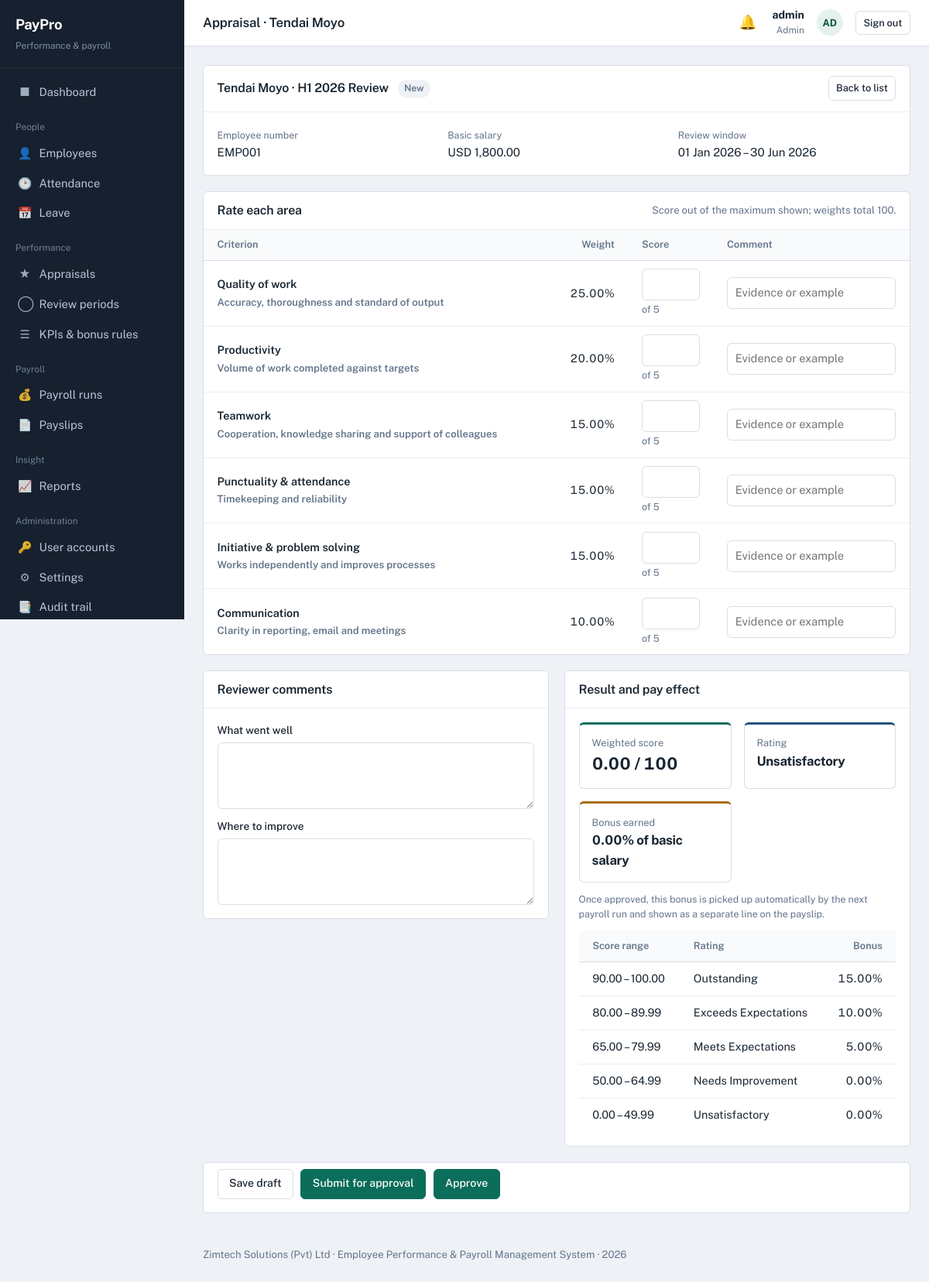
Screenshot of /modules/performance/appraise.php?employee_id=1&period_id=1 (signed in) with the database file from the repository.
### tables this page shows
CREATE TABLE employees (
  employee_id     INT AUTO_INCREMENT PRIMARY KEY,
  emp_number      VARCHAR(20) NOT NULL UNIQUE,
  first_name      VARCHAR(50) NOT NULL,
  last_name       VARCHAR(50) NOT NULL,
  national_id     VARCHAR(25) UNIQUE,
  date_of_birth   DATE,
  gender          ENUM('Male','Female','Other') DEFAULT 'Other',
  email           VARCHAR(100) UNIQUE,
  phone           VARCHAR(25),
  address         VARCHAR(200),
  department_id   INT,
  position_id     INT,
  manager_id      INT NULL,
  hire_date       DATE NOT NULL,
  employment_type ENUM('Permanent','Contract','Intern','Part-time') DEFAULT 'Permanent',
  basic_salary    DECIMAL(12,2) NOT NULL DEFAULT 0,
  housing_allowance   DECIMAL(12,2) NOT NULL DEFAULT 0,
  transport_allowance DECIMAL(12,2) NOT NULL DEFAULT 0,
  bank_name       VARCHAR(60),
  bank_account    VARCHAR(40),
  nssa_number     VARCHAR(30),
  tax_number      VARCHAR(30),
  status          ENUM('Active','Suspended','Terminated') DEFAULT 'Active',
  created_at      TIMESTAMP DEFAULT CURRENT_TIMESTAMP,
  CONSTRAINT fk_emp_dept  FOREIGN KEY (department_id) REFERENCES departments(department_id) ON DELETE SET NULL,
  CONSTRAINT fk_emp_pos   FOREIGN KEY (position_id)   REFERENCES positions(position_id)   ON DELETE SET NULL,
  CONSTRAINT fk_emp_mgr   FOREIGN KEY (manager_id)    REFERENCES employees(employee_id)   ON DELETE SET NULL
);

CREATE TABLE appraisal_periods (
  period_id  INT AUTO_INCREMENT PRIMARY KEY,
  name       VARCHAR(60) NOT NULL,
  start_date DATE NOT NULL,
  end_date   DATE NOT NULL,
  status     ENUM('Open','Closed') DEFAULT 'Open'
);

CREATE TABLE kpi_criteria (
  criteria_id INT AUTO_INCREMENT PRIMARY KEY,
  name        VARCHAR(80) NOT NULL,
  description VARCHAR(250),
  weight      DECIMAL(5,2) NOT NULL DEFAULT 20.00,   
  max_score   INT NOT NULL DEFAULT 5,
  active      TINYINT(1) DEFAULT 1
);

CREATE TABLE bonus_rules (
  rule_id     INT AUTO_INCREMENT PRIMARY KEY,
  min_score   DECIMAL(5,2) NOT NULL,
  max_score   DECIMAL(5,2) NOT NULL,
  rating      VARCHAR(40) NOT NULL,
  bonus_percentage DECIMAL(5,2) NOT NULL
);

### includes/functions.php (called while the page is built, shortened)
<?php
function e($value): string {
    return htmlspecialchars((string)$value, ENT_QUOTES, 'UTF-8');
}
function url(string $path = ''): string {
    return BASE_URL . '/' . ltrim($path, '/');
}
function money($amount): string {
    return number_format((float)$amount, 2);
}
function fdate($date, string $format = 'd M Y'): string {
    return date($format, strtotime($date));
}
function user_role(): string {
    return $_SESSION['user']['role_name'] ?? '';
}
function has_role($roles): bool {
    $roles = (array)$roles;
    return in_array(user_role(), $roles, true);
}
function setting(string $key, $default = null) {
    global $pdo;
    static $cache = null;
    if ($cache === null) {
        $cache = [];
        foreach ($pdo->query('SELECT setting_key, setting_value FROM settings') as $row) {
            $cache[$row['setting_key']] = $row['setting_value'];
        }
    }
    return $cache[$key] ?? $default;
}

### modules/performance/appraise.php (the view, shortened to what this page needs)
<?php
require_once dirname(__DIR__, 2) . '/config/config.php';
$employeeId  = (int)($_GET['employee_id'] ?? 0);
$periodId    = (int)($_GET['period_id'] ?? 0);
$isOfficer   = has_role(['admin','hr','manager']);
$criteria = $pdo->query('SELECT * FROM kpi_criteria WHERE active = 1 ORDER BY criteria_id')->fetchAll();
$rules    = $pdo->query('SELECT * FROM bonus_rules ORDER BY min_score DESC')->fetchAll();
$appraisal = null;
$stmt = $pdo->prepare('SELECT * FROM employees WHERE employee_id = ?');
$stmt->execute([$employeeId]);
$employee = $stmt->fetch();
$stmt = $pdo->prepare('SELECT * FROM appraisal_periods WHERE period_id = ?');
$stmt->execute([$periodId]);
$period = $stmt->fetch();
$scores = [];
$readOnly  = !$isOfficer || ($appraisal && $appraisal['status'] === 'Approved' && !has_role(['admin','hr']));
$cur       = setting('currency', 'USD');
include APP_ROOT . '/includes/header.php';
?>
<section class="panel">
  <div class="panel-head">
    <h2><?= e($employee['first_name'] . ' ' . $employee['last_name']) ?> &middot; <?= e($period['name'] ?? 'No period') ?></h2>
    <?= $appraisal ? status_badge($appraisal['status']) : '<span class="badge neutral">New</span>' ?>
    <a class="btn secondary small" href="<?= url('modules/performance/index.php?period_id=' . $periodId) ?>">Back to list</a>
  </div>
  <div class="panel-body grid-3">
    <div><span class="hint">Employee number</span><br><?= e($employee['emp_number']) ?></div>
    <div><span class="hint">Basic salary</span><br><?= e($cur) ?> <?= money($employee['basic_salary']) ?></div>
    <div><span class="hint">Review window</span><br><?= fdate($period['start_date'] ?? null) ?> &ndash; <?= fdate($period['end_date'] ?? null) ?></div>
  </div>
</section>
<form method="post">
  <section class="panel">
    <div class="panel-head"><h2>Rate each area</h2>
      <span class="small muted">Score out of the maximum shown; weights total 100.</span>
    </div>
    <div class="table-wrap">
      <table class="data">
        <thead><tr><th>Criterion</th><th class="num">Weight</th><th style="width:110px">Score</th><th>Comment</th></tr></thead>
        <tbody>
        <?php foreach ($criteria as $c): $s = $scores[$c['criteria_id']] ?? null; ?>
          <tr>
            <td class="strong"><?= e($c['name']) ?><br><span class="small muted"><?= e($c['description']) ?></span></td>
            <td class="num"><?= money($c['weight']) ?>%</td>
            <td>
              <input type="number" class="kpi-score" step="0.5" min="0" max="<?= (int)$c['max_score'] ?>"
                     data-max="<?= (int)$c['max_score'] ?>" data-weight="<?= (float)$c['weight'] ?>"
                     name="score[<?= $c['criteria_id'] ?>]"
                     value="<?= $s ? e($s['score']) : '' ?>" <?= $readOnly ? 'readonly' : '' ?>>
              <span class="hint">of <?= (int)$c['max_score'] ?></span>
            </td>
            <td><input type="text" name="remark[<?= $c['criteria_id'] ?>]" value="<?= $s ? e($s['remark']) : '' ?>"
                       placeholder="Evidence or example" <?= $readOnly ? 'readonly' : '' ?>></td>
          </tr>
        <?php endforeach; ?>
        </tbody>
      </table>
    </div>
  </section>
  <div class="grid-2">
    <section class="panel">
      <div class="panel-head"><h2>Reviewer comments</h2></div>
      <div class="panel-body stack">
        <div class="field">
          <label for="strengths">What went well</label>
          <textarea id="strengths" name="strengths" <?= $readOnly ? 'readonly' : '' ?>><?= e($appraisal['strengths'] ?? '') ?></textarea>
        </div>
        <div class="field">
          <label for="improvements">Where to improve</label>
          <textarea id="improvements" name="improvements" <?= $readOnly ? 'readonly' : '' ?>><?= e($appraisal['improvements'] ?? '') ?></textarea>
        </div>
      </div>
    </section>
    <section class="panel">
      <div class="panel-head"><h2>Result and pay effect</h2></div>
      <div class="panel-body">
        <div class="metrics" style="margin:0">
          <div class="metric">
            <div class="label">Weighted score</div>
            <div class="value" id="liveScore" style="font-size:1.35rem"><?= $appraisal ? money($appraisal['total_score']) . ' / 100' : '0.00 / 100' ?></div>
          </div>
          <div class="metric blue">
            <div class="label">Rating</div>
            <div class="value" id="liveRating" style="font-size:1.05rem"><?= e($appraisal['rating'] ?? '—') ?></div>
          </div>
          <div class="metric gold">
            <div class="label">Bonus earned</div>
            <div class="value" id="liveBonus" style="font-size:1.05rem">
            </div>
          </div>
        </div>
        <p class="hint" style="margin-top:.75rem">
          Once approved, this bonus is picked up automatically by the next payroll run and
          shown as a separate line on the payslip.
        </p>
        <div class="table-wrap">
          <table class="data">
            <thead><tr><th>Score range</th><th>Rating</th><th class="num">Bonus</th></tr></thead>
            <tbody>
            <?php foreach ($rules as $r): ?>
              <tr>
                <td><?= money($r['min_score']) ?> &ndash; <?= money($r['max_score']) ?></td>
                <td><?= e($r['rating']) ?></td>
                <td class="num"><?= money($r['bonus_percentage']) ?>%</td>
              </tr>
            <?php endforeach; ?>
            </tbody>
          </table>
        </div>
      </div>
    </section>
  </div>
  <?php if (!$readOnly): ?>
  <div class="panel panel-body form-actions">
    <button class="btn secondary" name="save_as" value="Draft">Save draft</button>
    <button class="btn" name="save_as" value="Submitted">Submit for approval</button>
    <?php if (has_role(['admin','hr'])): ?>
      <button class="btn" name="save_as" value="Approved"
              data-confirm="Approving locks the score and releases the bonus to payroll. Continue?">Approve</button>
    <?php endif; ?>
  </div>
  <?php endif; ?>
</form>
<?php include APP_ROOT . '/includes/footer.php'; ?>

### assets/css/style.css (style rules this page uses)
:root { --ink: #16202e; --ink-soft: #1f2d3f; --paper: #eef1f5; --surface: #ffffff; --line: #d9dee6; --line-soft: #eaeef3; --text: #182430; --muted: #63748a; --brand: #0b6e5a; --brand-dark: #085243; --brand-tint: #e4f1ed; --gold: #a86b12; --gold-tint: #fbf0dc; --red: #a92a20; --red-tint: #fbe7e5; --blue: #23557f; --blue-tint: #e3edf6; --radius: 6px; --sidebar-w: 238px; }
* { box-sizing: border-box; }
html { -webkit-text-size-adjust: 100%; }
body { margin: 0; font-family: 'Public Sans', -apple-system, 'Segoe UI', Roboto, Helvetica, Arial, sans-serif; font-size: 15px; line-height: 1.55; color: var(--text); background: var(--paper); }
h1, h2, h3, h4 { margin: 0 0 .5rem; line-height: 1.25; font-weight: 600; letter-spacing: -0.01em; }
h2 { font-size: 1.15rem; }
p { margin: 0 0 .75rem; max-width: 72ch; }
a { color: var(--brand); text-decoration: none; }
.panel { background: var(--surface); border: 1px solid var(--line); border-radius: var(--radius); margin-bottom: 1.25rem; }
.panel-head { display: flex; align-items: center; gap: .75rem; padding: .85rem 1.1rem; border-bottom: 1px solid var(--line-soft); }
.panel-head h2 { margin: 0; font-size: 1rem; }
.panel-body { padding: 1.1rem; }
.table-wrap { overflow-x: auto; }
table.data { width: 100%; border-collapse: collapse; font-size: .9rem; }
table.data th { text-align: left; font-weight: 600; color: var(--muted); font-size: .8rem; padding: .6rem 1.1rem; border-bottom: 1px solid var(--line); white-space: nowrap; background: #f8fafb; }
table.data td { padding: .65rem 1.1rem; border-bottom: 1px solid var(--line-soft); vertical-align: middle; }
table.data tr:last-child td { border-bottom: 0; }
table.data .num { text-align: right; font-variant-numeric: tabular-nums; white-space: nowrap; }
table.data .strong { font-weight: 600; }
.metrics { display: grid; grid-template-columns: repeat(auto-fit, minmax(190px, 1fr)); gap: 1rem; margin-bottom: 1.25rem; }
.metric { background: var(--surface); border: 1px solid var(--line); border-radius: var(--radius); padding: .9rem 1rem; border-top: 3px solid var(--brand); }
.metric.gold { border-top-color: var(--gold); }
.metric.blue { border-top-color: var(--blue); }
.metric .label { font-size: .8rem; color: var(--muted); }
.metric .value { font-size: 1.7rem; font-weight: 650; font-variant-numeric: tabular-nums; letter-spacing: -0.02em; }
.grid-2 { display: grid; grid-template-columns: 1fr 1fr; gap: 1.25rem; align-items: start; }
.grid-3 { display: grid; grid-template-columns: repeat(3, 1fr); gap: 1rem; }
.field { display: flex; flex-direction: column; gap: .3rem; }
label { font-size: .85rem; font-weight: 500; }
.hint { font-size: .78rem; color: var(--muted); }
input[type=text], input[type=email], input[type=password], input[type=date], input[type=time], input[type=number], input[type=search], select, textarea { font: inherit; font-size: .92rem; padding: .5rem .6rem; border: 1px solid var(--line); border-radius: var(--radius); background: var(--surface); color: var(--text); width: 100%; }
textarea { min-height: 86px; resize: vertical; }
.form-actions { display: flex; gap: .6rem; align-items: center; padding-top: .5rem; }
.btn { display: inline-flex; align-items: center; gap: .4rem; font: inherit; font-size: .88rem; font-weight: 500; padding: .48rem .9rem; border-radius: var(--radius); border: 1px solid var(--brand); background: var(--brand); color: #fff; cursor: pointer; text-decoration: none; white-space: nowrap; }
.btn.secondary { background: var(--surface); color: var(--text); border-color: var(--line); }
.btn.small { padding: .3rem .6rem; font-size: .8rem; }
.badge { display: inline-block; font-size: .76rem; font-weight: 600; padding: .12rem .5rem; border-radius: 20px; white-space: nowrap; }
.badge.neutral { background: var(--paper); color: var(--muted); }
.muted { color: var(--muted); }
.small { font-size: .82rem; }
.stack > * + * { margin-top: .75rem; }

### rows the page displays
employees: first_name+last_name "Tendai Moyo", emp_number "EMP001", basic_salary "1,800.00"
appraisal_periods: name "H1 2026 Review", start_date "01 Jan 2026", end_date "30 Jun 2026"
kpi_criteria: name "Quality of work", description "Accuracy, thoroughness and standard of output", weight "25.00", max_score "5"
kpi_criteria: name "Productivity", description "Volume of work completed against targets", weight "20.00", max_score "5"
kpi_criteria: name "Teamwork", description "Cooperation, knowledge sharing and support of colleagues", weight "15.00", max_score "5"
kpi_criteria: name "Punctuality & attendance", description "Timekeeping and reliability", weight "15.00", max_score "5"
kpi_criteria: name "Initiative & problem solving", description "Works independently and improves processes", weight "15.00", max_score "5"
kpi_criteria: name "Communication", description "Clarity in reporting, email and meetings", weight "10.00", max_score "5"
bonus_rules: min_score "90.00", max_score "100.00", rating "Outstanding", bonus_percentage "15.00"
bonus_rules: min_score "80.00", max_score "89.99", rating "Exceeds Expectations", bonus_percentage "10.00"
bonus_rules: min_score "65.00", max_score "79.99", rating "Meets Expectations", bonus_percentage "5.00"
bonus_rules: min_score "50.00", max_score "64.99", rating "Needs Improvement", bonus_percentage "0.00"
bonus_rules: min_score "0.00", max_score "49.99", rating "Unsatisfactory", bonus_percentage "0.00"

### other values shown
APP_NAME "PayPro"
$pageTitle "Appraisal · Tendai Moyo"
$u['full_name'] "admin"
$u['role_name'] "Admin"
$initials "AD"
$cur "USD"
setting('company_name', 'Company') "Zimtech Solutions (Pvt) Ltd"
APP_LONG_NAME "Employee Performance & Payroll Management System"
